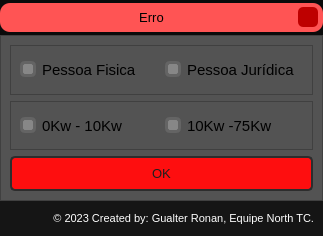
<?xml version="1.0" encoding="UTF-8"?>
<ui version="4.0">
 <class>MainWindow</class>
 <widget class="QMainWindow" name="MainWindow">
  <property name="geometry">
   <rect>
    <x>0</x>
    <y>0</y>
    <width>323</width>
    <height>236</height>
   </rect>
  </property>
  <property name="minimumSize">
   <size>
    <width>323</width>
    <height>236</height>
   </size>
  </property>
  <property name="maximumSize">
   <size>
    <width>323</width>
    <height>236</height>
   </size>
  </property>
  <property name="windowTitle">
   <string>Tipo de projeto</string>
  </property>
  <widget class="QWidget" name="centralwidget">
   <layout class="QVBoxLayout" name="verticalLayout">
    <property name="spacing">
     <number>0</number>
    </property>
    <property name="leftMargin">
     <number>0</number>
    </property>
    <property name="topMargin">
     <number>0</number>
    </property>
    <property name="rightMargin">
     <number>0</number>
    </property>
    <property name="bottomMargin">
     <number>0</number>
    </property>
    <item>
     <widget class="QFrame" name="top_bar">
      <property name="minimumSize">
       <size>
        <width>0</width>
        <height>35</height>
       </size>
      </property>
      <property name="maximumSize">
       <size>
        <width>16777215</width>
        <height>35</height>
       </size>
      </property>
      <property name="styleSheet">
       <string notr="true">background-color: rgb(11, 11, 11);</string>
      </property>
      <property name="frameShape">
       <enum>QFrame::NoFrame</enum>
      </property>
      <property name="frameShadow">
       <enum>QFrame::Raised</enum>
      </property>
      <layout class="QHBoxLayout" name="horizontalLayout_2">
       <property name="spacing">
        <number>0</number>
       </property>
       <property name="leftMargin">
        <number>0</number>
       </property>
       <property name="topMargin">
        <number>3</number>
       </property>
       <property name="rightMargin">
        <number>0</number>
       </property>
       <property name="bottomMargin">
        <number>3</number>
       </property>
       <item>
        <widget class="QFrame" name="frame_erro">
         <property name="maximumSize">
          <size>
           <width>400</width>
           <height>16777215</height>
          </size>
         </property>
         <property name="styleSheet">
          <string notr="true">background-color: rgb(255, 84, 84);
border-radius: 10px;</string>
         </property>
         <property name="frameShape">
          <enum>QFrame::NoFrame</enum>
         </property>
         <property name="frameShadow">
          <enum>QFrame::Raised</enum>
         </property>
         <layout class="QHBoxLayout" name="horizontalLayout_3">
          <property name="spacing">
           <number>0</number>
          </property>
          <property name="leftMargin">
           <number>5</number>
          </property>
          <property name="topMargin">
           <number>0</number>
          </property>
          <property name="rightMargin">
           <number>5</number>
          </property>
          <property name="bottomMargin">
           <number>0</number>
          </property>
          <item>
           <widget class="QLabel" name="label_erro">
            <property name="font">
             <font>
              <family>Segoe UI</family>
              <pointsize>10</pointsize>
             </font>
            </property>
            <property name="text">
             <string>Erro</string>
            </property>
            <property name="alignment">
             <set>Qt::AlignCenter</set>
            </property>
           </widget>
          </item>
          <item>
           <widget class="QPushButton" name="bt_cl_popup">
            <property name="maximumSize">
             <size>
              <width>20</width>
              <height>20</height>
             </size>
            </property>
            <property name="cursor">
             <cursorShape>PointingHandCursor</cursorShape>
            </property>
            <property name="styleSheet">
             <string notr="true">QPushButton {
	border-radius: 5px;
	background-image: url(:/close_img/imagens/cil-x.png);
	background-position: center;
	background-color: rgb(190, 0, 0);
}
QPushButton:hover{
	color: rgb(255, 255, 255);
	background-color: rgb(165, 0, 0);
}
QPushButton:pressed {
	color: rgb(255, 255, 255);
	background-color: rgb(190, 0, 0);
}</string>
            </property>
            <property name="text">
             <string/>
            </property>
           </widget>
          </item>
         </layout>
        </widget>
       </item>
      </layout>
     </widget>
    </item>
    <item>
     <widget class="QFrame" name="main_frame">
      <property name="styleSheet">
       <string notr="true">background-color: rgb(83, 83, 83);
</string>
      </property>
      <property name="frameShape">
       <enum>QFrame::StyledPanel</enum>
      </property>
      <property name="frameShadow">
       <enum>QFrame::Raised</enum>
      </property>
      <layout class="QVBoxLayout" name="verticalLayout_3">
       <item>
        <widget class="QFrame" name="frame_pessoa">
         <property name="styleSheet">
          <string notr="true">QRadioButton:indicator {
	border: 3px solid rgb(100, 100, 100);
	border-radius: 5px;
	width: 10px;
	height: 10px;
	background-color: rgb(135, 135, 135);
}
QRadioButton:indicator:checked {
	border: 3px solid rgb(254, 14, 15);
	background-color: rgb(254, 14, 15);	
}</string>
         </property>
         <property name="frameShape">
          <enum>QFrame::StyledPanel</enum>
         </property>
         <property name="frameShadow">
          <enum>QFrame::Raised</enum>
         </property>
         <layout class="QHBoxLayout" name="horizontalLayout">
          <item>
           <widget class="QRadioButton" name="radio_fisica">
            <property name="font">
             <font>
              <family>Segoe UI</family>
              <pointsize>11</pointsize>
             </font>
            </property>
            <property name="text">
             <string>Pessoa Fisica</string>
            </property>
           </widget>
          </item>
          <item>
           <widget class="QRadioButton" name="radio_juridica">
            <property name="font">
             <font>
              <family>Segoe UI</family>
              <pointsize>11</pointsize>
             </font>
            </property>
            <property name="text">
             <string>Pessoa Jurídica</string>
            </property>
           </widget>
          </item>
         </layout>
        </widget>
       </item>
       <item>
        <widget class="QFrame" name="frame_form">
         <property name="styleSheet">
          <string notr="true">QRadioButton:indicator {
	border: 3px solid rgb(100, 100, 100);
	border-radius: 5px;
	width: 10px;
	height: 10px;
	background-color: rgb(135, 135, 135);
}
QRadioButton:indicator:checked {
	border: 3px solid rgb(254, 14, 15);
	background-color: rgb(254, 14, 15);	
}</string>
         </property>
         <property name="frameShape">
          <enum>QFrame::StyledPanel</enum>
         </property>
         <property name="frameShadow">
          <enum>QFrame::Raised</enum>
         </property>
         <layout class="QHBoxLayout" name="horizontalLayout_4">
          <item>
           <widget class="QRadioButton" name="radio_10kw">
            <property name="font">
             <font>
              <family>Segoe UI</family>
              <pointsize>11</pointsize>
             </font>
            </property>
            <property name="text">
             <string>0Kw - 10Kw</string>
            </property>
           </widget>
          </item>
          <item>
           <widget class="QRadioButton" name="radio_75kw">
            <property name="font">
             <font>
              <family>Segoe UI</family>
              <pointsize>11</pointsize>
             </font>
            </property>
            <property name="text">
             <string>10Kw -75Kw</string>
            </property>
           </widget>
          </item>
         </layout>
        </widget>
       </item>
       <item>
        <widget class="QPushButton" name="okbt">
         <property name="font">
          <font>
           <family>Segoe UI</family>
           <pointsize>10</pointsize>
          </font>
         </property>
         <property name="styleSheet">
          <string notr="true">QPushButton {
	border: 2px solid rgb(45, 45, 45);
	border-radius: 5px;
	background-color: rgb(254, 14, 15);
	color: rgb(30, 30, 30);
	padding: 8px;
}
QPushButton:hover {
	border: 2px solid rgb(200, 200, 200);
	color: rgb(200, 200, 200);
}
QPushButton:pressed {
	border: 2px solid rgb(45, 45, 45);
	color: rgb(30, 30, 30);
}</string>
         </property>
         <property name="text">
          <string>OK</string>
         </property>
        </widget>
       </item>
      </layout>
     </widget>
    </item>
    <item>
     <widget class="QFrame" name="bottom_bar">
      <property name="maximumSize">
       <size>
        <width>16777215</width>
        <height>35</height>
       </size>
      </property>
      <property name="styleSheet">
       <string notr="true">background-color: rgb(21, 21, 21);</string>
      </property>
      <property name="frameShape">
       <enum>QFrame::NoFrame</enum>
      </property>
      <property name="frameShadow">
       <enum>QFrame::Raised</enum>
      </property>
      <layout class="QVBoxLayout" name="verticalLayout_2">
       <item>
        <widget class="QLabel" name="label_credits">
         <property name="font">
          <font>
           <pointsize>8</pointsize>
          </font>
         </property>
         <property name="styleSheet">
          <string notr="true">color: rgb(255, 255, 255);</string>
         </property>
         <property name="text">
          <string>© 2023 Created by: Gualter Ronan, Equipe North TC.</string>
         </property>
         <property name="alignment">
          <set>Qt::AlignRight|Qt::AlignTrailing|Qt::AlignVCenter</set>
         </property>
        </widget>
       </item>
      </layout>
     </widget>
    </item>
   </layout>
  </widget>
 </widget>
 <resources>
  <include location="file_rcs.qrc"/>
 </resources>
 <connections/>
</ui>
